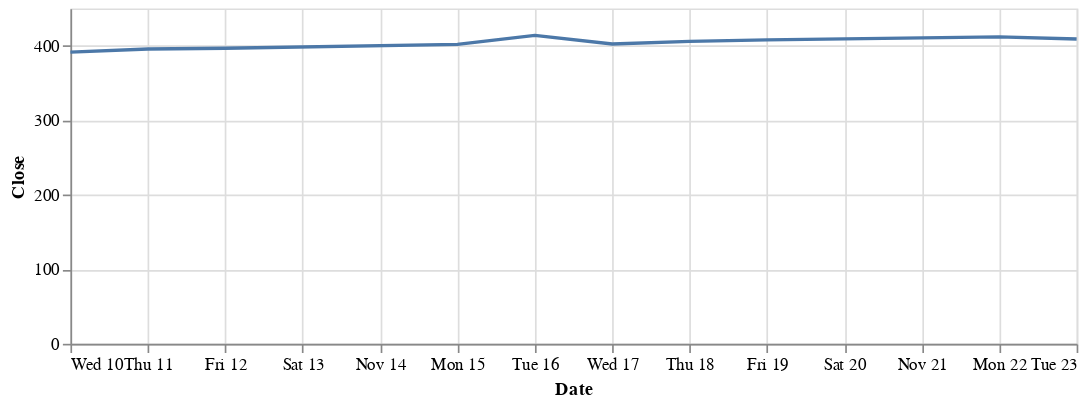

Write notebook code for a chart like this one.
### Code cell
ultaPriceW1 = alt.Chart(ultaW1.reset_index()).mark_line().encode(
    x='Date:T',
    y='Close',
    tooltip=['Date','Open','Close','High','Low','Volume']
).properties(
    width=600,
    height=200
)

ultaPriceW1

### Figure 1 — Vega-Lite specification as saved in the notebook (floating-point values rounded to 4 significant figures)
{"config": {"view": {"continuousWidth": 400, "continuousHeight": 300}}, "data": {"name": "data-e19ead9fac24908f2820102246267aef"}, "mark": "line", "encoding": {"tooltip": [{"type": "temporal", "field": "Date"}, {"type": "quantitative", "field": "Open"}, {"type": "quantitative", "field": "Close"}, {"type": "quantitative", "field": "High"}, {"type": "quantitative", "field": "Low"}, {"type": "quantitative", "field": "Volume"}], "x": {"type": "temporal", "field": "Date"}, "y": {"type": "quantitative", "field": "Close"}}, "height": 200, "width": 600, "$schema": "https://vega.github.io/schema/vega-lite/v4.8.1.json", "datasets": {"data-e19ead9fac24908f2820102246267aef": [{"Date": "2021-11-10T00:00:00", "Open": 392.7, "High": 397.5, "Low": 387.9, "Close": 391.3, "Adj Close": 391.3, "Volume": 477900}, {"Date": "2021-11-11T00:00:00", "Open": 392.9, "High": 398.3, "Low": 392.0, "Close": 395.6, "Adj Close": 395.6, "Volume": 383200}, {"Date": "2021-11-12T00:00:00", "Open": 396.4, "High": 400.8, "Low": 394.1, "Close": 396.5, "Adj Close": 396.5, "Volume": 391200}, {"Date": "2021-11-15T00:00:00", "Open": 400.0, "High": 408.0, "Low": 398.1, "Close": 401.7, "Adj Close": 401.7, "Volume": 346400}, {"Date": "2021-11-16T00:00:00", "Open": 401.7, "High": 417.9, "Low": 400.3, "Close": 413.9, "Adj Close": 413.9, "Volume": 740000}, {"Date": "2021-11-17T00:00:00", "Open": 413.1, "High": 415.8, "Low": 401.3, "Close": 402.2, "Adj Close": 402.2, "Volume": 513500}, {"Date": "2021-11-18T00:00:00", "Open": 406.8, "High": 407.7, "Low": 399.4, "Close": 405.6, "Adj Close": 405.6, "Volume": 497800}, {"Date": "2021-11-19T00:00:00", "Open": 406.4, "High": 410.5, "Low": 400.1, "Close": 407.7, "Adj Close": 407.7, "Volume": 517900}, {"Date": "2021-11-22T00:00:00", "Open": 410.4, "High": 414.7, "Low": 407.4, "Close": 411.8, "Adj Close": 411.8, "Volume": 429500}, {"Date": "2021-11-23T00:00:00", "Open": 409.8, "High": 411.6, "Low": 397.4, "Close": 408.9, "Adj Close": 408.9, "Volume": 539200}]}}
